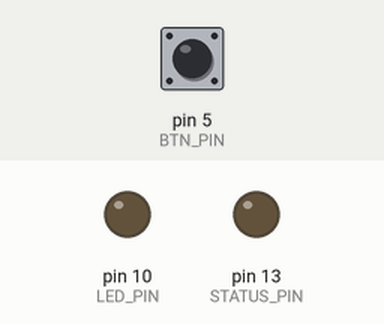
This sketch was run on a simulated Arduino Uno, built with avr-gcc and run on an emulated ATmega328P. On the bench: output pins drawn as LEDs (lit = HIGH). Inputs (shaded band) come from the test bench; at power-on: pin 5 (BTN_PIN) LOW.

Above: at 1.2 s.
1.3 s: pin 5 (BTN_PIN) pulled HIGH for 0.15 s
At 1.37 s:
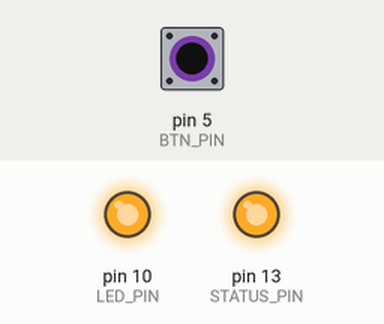
2.9 s: pin 5 (BTN_PIN) pulled HIGH for 3.2 s
At 6.7 s:
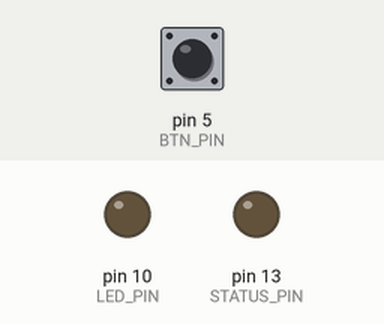
Timing chart, 0 to 8.2 s (numbered marks = the images above; inputs shaded):
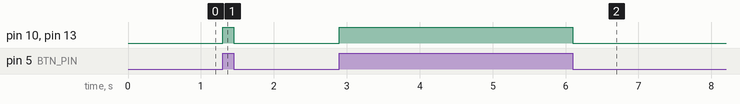

Measured:
- after the input at 1.3 s, pin 10 (LED_PIN), pin 13 (STATUS_PIN): LOW → HIGH at once, → LOW 0.15 s later
- after the input at 2.9 s, pin 10 (LED_PIN), pin 13 (STATUS_PIN): LOW → HIGH at once, → LOW 3.2 s later

The sketch:

SMLight.ino
```cpp
#define BTN_PIN 5
#define LED_PIN 10
#define STATUS_PIN 13

// the setup routine runs once when you press reset:
void setup() {
  pinMode(BTN_PIN, INPUT);
  pinMode(LED_PIN, OUTPUT);
  pinMode(STATUS_PIN, OUTPUT);
}

// the loop routine runs over and over again forever:
void loop() {
  if (digitalRead(BTN_PIN) == HIGH) {
    digitalWrite(LED_PIN, HIGH);
    digitalWrite(STATUS_PIN, HIGH);
  } else {
    digitalWrite(LED_PIN, LOW);
    digitalWrite(STATUS_PIN, LOW);
  }
}
```
